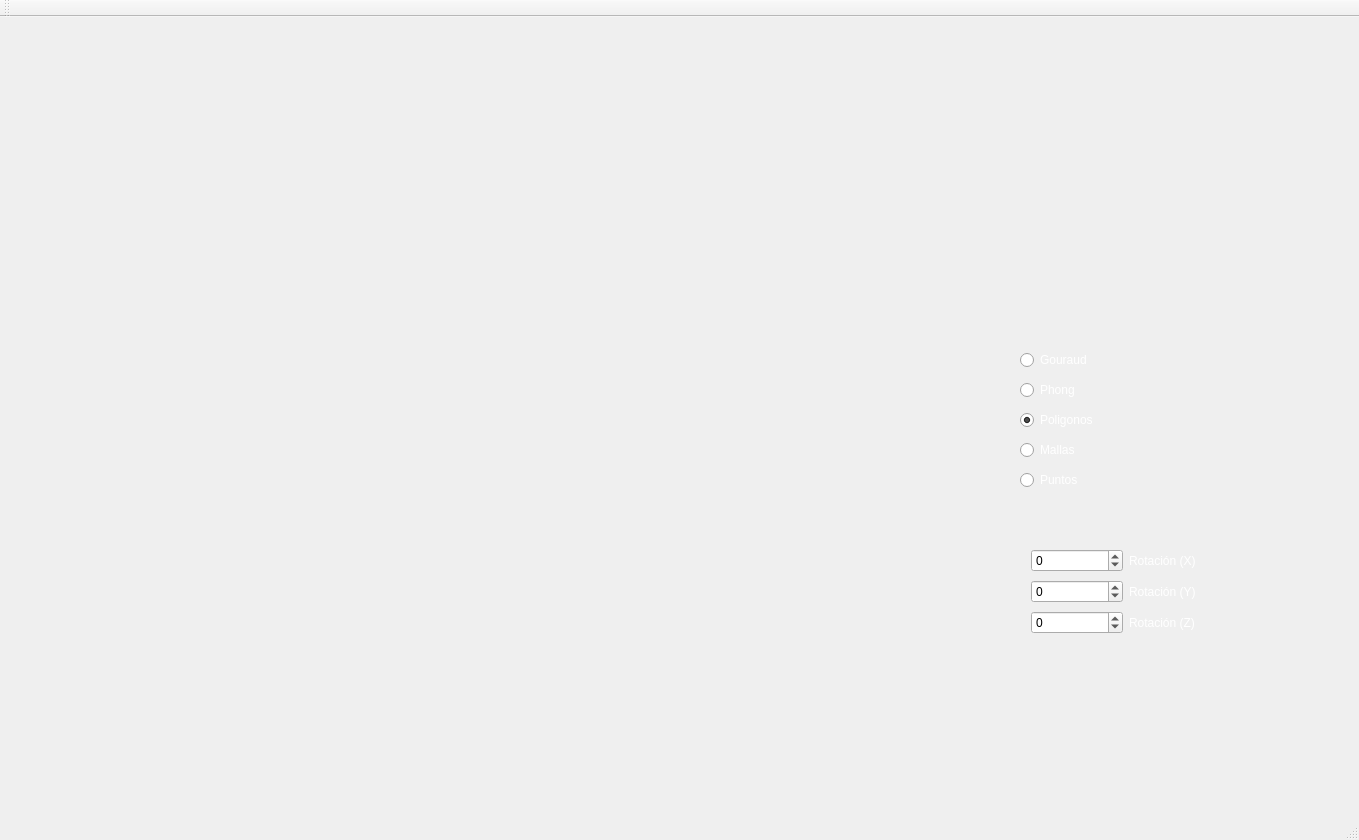
<?xml version="1.0" encoding="UTF-8"?>
<ui version="4.0">
 <class>MainWindow</class>
 <widget class="QMainWindow" name="MainWindow">
  <property name="geometry">
   <rect>
    <x>0</x>
    <y>0</y>
    <width>1359</width>
    <height>840</height>
   </rect>
  </property>
  <property name="windowTitle">
   <string>MainWindow</string>
  </property>
  <widget class="QWidget" name="centralWidget">
   <widget class="QWidget" name="verticalLayoutWidget">
    <property name="geometry">
     <rect>
      <x>1020</x>
      <y>520</y>
      <width>211</width>
      <height>109</height>
     </rect>
    </property>
    <layout class="QVBoxLayout" name="verticalLayout">
     <item>
      <layout class="QHBoxLayout" name="horizontalLayout_5">
       <item>
        <widget class="QSpinBox" name="spinBox_4">
         <property name="minimum">
          <number>-360</number>
         </property>
         <property name="maximum">
          <number>360</number>
         </property>
         <property name="singleStep">
          <number>12</number>
         </property>
        </widget>
       </item>
       <item>
        <widget class="QLabel" name="label_6">
         <property name="palette">
          <palette>
           <active>
            <colorrole role="WindowText">
             <brush brushstyle="SolidPattern">
              <color alpha="255">
               <red>255</red>
               <green>255</green>
               <blue>255</blue>
              </color>
             </brush>
            </colorrole>
           </active>
           <inactive>
            <colorrole role="WindowText">
             <brush brushstyle="SolidPattern">
              <color alpha="255">
               <red>255</red>
               <green>255</green>
               <blue>255</blue>
              </color>
             </brush>
            </colorrole>
           </inactive>
           <disabled>
            <colorrole role="WindowText">
             <brush brushstyle="SolidPattern">
              <color alpha="255">
               <red>190</red>
               <green>190</green>
               <blue>190</blue>
              </color>
             </brush>
            </colorrole>
           </disabled>
          </palette>
         </property>
         <property name="text">
          <string>Rotación (X)</string>
         </property>
        </widget>
       </item>
      </layout>
     </item>
     <item>
      <layout class="QHBoxLayout" name="horizontalLayout_4">
       <item>
        <widget class="QSpinBox" name="spinBox_3">
         <property name="minimum">
          <number>-360</number>
         </property>
         <property name="maximum">
          <number>360</number>
         </property>
         <property name="singleStep">
          <number>12</number>
         </property>
        </widget>
       </item>
       <item>
        <widget class="QLabel" name="label_4">
         <property name="palette">
          <palette>
           <active>
            <colorrole role="WindowText">
             <brush brushstyle="SolidPattern">
              <color alpha="255">
               <red>255</red>
               <green>255</green>
               <blue>255</blue>
              </color>
             </brush>
            </colorrole>
           </active>
           <inactive>
            <colorrole role="WindowText">
             <brush brushstyle="SolidPattern">
              <color alpha="255">
               <red>255</red>
               <green>255</green>
               <blue>255</blue>
              </color>
             </brush>
            </colorrole>
           </inactive>
           <disabled>
            <colorrole role="WindowText">
             <brush brushstyle="SolidPattern">
              <color alpha="255">
               <red>190</red>
               <green>190</green>
               <blue>190</blue>
              </color>
             </brush>
            </colorrole>
           </disabled>
          </palette>
         </property>
         <property name="text">
          <string>Rotación (Y)</string>
         </property>
        </widget>
       </item>
      </layout>
     </item>
     <item>
      <layout class="QHBoxLayout" name="horizontalLayout_6">
       <item>
        <widget class="QSpinBox" name="spinBox_5">
         <property name="minimum">
          <number>-360</number>
         </property>
         <property name="maximum">
          <number>360</number>
         </property>
         <property name="singleStep">
          <number>12</number>
         </property>
        </widget>
       </item>
       <item>
        <widget class="QLabel" name="label_8">
         <property name="palette">
          <palette>
           <active>
            <colorrole role="WindowText">
             <brush brushstyle="SolidPattern">
              <color alpha="255">
               <red>255</red>
               <green>255</green>
               <blue>255</blue>
              </color>
             </brush>
            </colorrole>
           </active>
           <inactive>
            <colorrole role="WindowText">
             <brush brushstyle="SolidPattern">
              <color alpha="255">
               <red>255</red>
               <green>255</green>
               <blue>255</blue>
              </color>
             </brush>
            </colorrole>
           </inactive>
           <disabled>
            <colorrole role="WindowText">
             <brush brushstyle="SolidPattern">
              <color alpha="255">
               <red>190</red>
               <green>190</green>
               <blue>190</blue>
              </color>
             </brush>
            </colorrole>
           </disabled>
          </palette>
         </property>
         <property name="text">
          <string>Rotación (Z)</string>
         </property>
        </widget>
       </item>
      </layout>
     </item>
    </layout>
   </widget>
   <widget class="QWidget" name="widget" native="true">
    <property name="geometry">
     <rect>
      <x>10</x>
      <y>10</y>
      <width>991</width>
      <height>751</height>
     </rect>
    </property>
   </widget>
   <widget class="QRadioButton" name="radioButton">
    <property name="geometry">
     <rect>
      <x>1020</x>
      <y>450</y>
      <width>133</width>
      <height>26</height>
     </rect>
    </property>
    <property name="palette">
     <palette>
      <active>
       <colorrole role="WindowText">
        <brush brushstyle="SolidPattern">
         <color alpha="255">
          <red>255</red>
          <green>255</green>
          <blue>255</blue>
         </color>
        </brush>
       </colorrole>
      </active>
      <inactive>
       <colorrole role="WindowText">
        <brush brushstyle="SolidPattern">
         <color alpha="255">
          <red>255</red>
          <green>255</green>
          <blue>255</blue>
         </color>
        </brush>
       </colorrole>
      </inactive>
      <disabled>
       <colorrole role="WindowText">
        <brush brushstyle="SolidPattern">
         <color alpha="255">
          <red>190</red>
          <green>190</green>
          <blue>190</blue>
         </color>
        </brush>
       </colorrole>
      </disabled>
     </palette>
    </property>
    <property name="text">
     <string>Puntos</string>
    </property>
   </widget>
   <widget class="QRadioButton" name="radioButton_2">
    <property name="geometry">
     <rect>
      <x>1020</x>
      <y>420</y>
      <width>133</width>
      <height>26</height>
     </rect>
    </property>
    <property name="palette">
     <palette>
      <active>
       <colorrole role="WindowText">
        <brush brushstyle="SolidPattern">
         <color alpha="255">
          <red>255</red>
          <green>255</green>
          <blue>255</blue>
         </color>
        </brush>
       </colorrole>
      </active>
      <inactive>
       <colorrole role="WindowText">
        <brush brushstyle="SolidPattern">
         <color alpha="255">
          <red>255</red>
          <green>255</green>
          <blue>255</blue>
         </color>
        </brush>
       </colorrole>
      </inactive>
      <disabled>
       <colorrole role="WindowText">
        <brush brushstyle="SolidPattern">
         <color alpha="255">
          <red>190</red>
          <green>190</green>
          <blue>190</blue>
         </color>
        </brush>
       </colorrole>
      </disabled>
     </palette>
    </property>
    <property name="text">
     <string>Mallas</string>
    </property>
    <property name="checked">
     <bool>false</bool>
    </property>
   </widget>
   <widget class="QRadioButton" name="radioButton_3">
    <property name="geometry">
     <rect>
      <x>1020</x>
      <y>360</y>
      <width>133</width>
      <height>26</height>
     </rect>
    </property>
    <property name="palette">
     <palette>
      <active>
       <colorrole role="WindowText">
        <brush brushstyle="SolidPattern">
         <color alpha="255">
          <red>255</red>
          <green>255</green>
          <blue>255</blue>
         </color>
        </brush>
       </colorrole>
      </active>
      <inactive>
       <colorrole role="WindowText">
        <brush brushstyle="SolidPattern">
         <color alpha="255">
          <red>255</red>
          <green>255</green>
          <blue>255</blue>
         </color>
        </brush>
       </colorrole>
      </inactive>
      <disabled>
       <colorrole role="WindowText">
        <brush brushstyle="SolidPattern">
         <color alpha="255">
          <red>190</red>
          <green>190</green>
          <blue>190</blue>
         </color>
        </brush>
       </colorrole>
      </disabled>
     </palette>
    </property>
    <property name="text">
     <string>Phong</string>
    </property>
   </widget>
   <widget class="QRadioButton" name="radioButton_4">
    <property name="geometry">
     <rect>
      <x>1020</x>
      <y>330</y>
      <width>133</width>
      <height>26</height>
     </rect>
    </property>
    <property name="palette">
     <palette>
      <active>
       <colorrole role="WindowText">
        <brush brushstyle="SolidPattern">
         <color alpha="255">
          <red>255</red>
          <green>255</green>
          <blue>255</blue>
         </color>
        </brush>
       </colorrole>
      </active>
      <inactive>
       <colorrole role="WindowText">
        <brush brushstyle="SolidPattern">
         <color alpha="255">
          <red>255</red>
          <green>255</green>
          <blue>255</blue>
         </color>
        </brush>
       </colorrole>
      </inactive>
      <disabled>
       <colorrole role="WindowText">
        <brush brushstyle="SolidPattern">
         <color alpha="255">
          <red>190</red>
          <green>190</green>
          <blue>190</blue>
         </color>
        </brush>
       </colorrole>
      </disabled>
     </palette>
    </property>
    <property name="text">
     <string>Gouraud</string>
    </property>
    <property name="checked">
     <bool>false</bool>
    </property>
   </widget>
   <widget class="QRadioButton" name="radioButton_5">
    <property name="geometry">
     <rect>
      <x>1020</x>
      <y>390</y>
      <width>133</width>
      <height>26</height>
     </rect>
    </property>
    <property name="palette">
     <palette>
      <active>
       <colorrole role="WindowText">
        <brush brushstyle="SolidPattern">
         <color alpha="255">
          <red>255</red>
          <green>255</green>
          <blue>255</blue>
         </color>
        </brush>
       </colorrole>
      </active>
      <inactive>
       <colorrole role="WindowText">
        <brush brushstyle="SolidPattern">
         <color alpha="255">
          <red>255</red>
          <green>255</green>
          <blue>255</blue>
         </color>
        </brush>
       </colorrole>
      </inactive>
      <disabled>
       <colorrole role="WindowText">
        <brush brushstyle="SolidPattern">
         <color alpha="255">
          <red>190</red>
          <green>190</green>
          <blue>190</blue>
         </color>
        </brush>
       </colorrole>
      </disabled>
     </palette>
    </property>
    <property name="text">
     <string>Poligonos</string>
    </property>
    <property name="checked">
     <bool>true</bool>
    </property>
   </widget>
  </widget>
  <widget class="QMenuBar" name="menuBar">
   <property name="geometry">
    <rect>
     <x>0</x>
     <y>0</y>
     <width>1359</width>
     <height>25</height>
    </rect>
   </property>
  </widget>
  <widget class="QToolBar" name="mainToolBar">
   <attribute name="toolBarArea">
    <enum>TopToolBarArea</enum>
   </attribute>
   <attribute name="toolBarBreak">
    <bool>false</bool>
   </attribute>
  </widget>
  <widget class="QStatusBar" name="statusBar"/>
 </widget>
 <layoutdefault spacing="6" margin="11"/>
 <resources/>
 <connections>
  <connection>
   <sender>spinBox_4</sender>
   <signal>valueChanged(int)</signal>
   <receiver>MainWindow</receiver>
   <slot>RotateX(int)</slot>
   <hints>
    <hint type="sourcelabel">
     <x>1065</x>
     <y>590</y>
    </hint>
    <hint type="destinationlabel">
     <x>606</x>
     <y>215</y>
    </hint>
   </hints>
  </connection>
  <connection>
   <sender>spinBox_3</sender>
   <signal>valueChanged(int)</signal>
   <receiver>MainWindow</receiver>
   <slot>RotateY(int)</slot>
   <hints>
    <hint type="sourcelabel">
     <x>1022</x>
     <y>632</y>
    </hint>
    <hint type="destinationlabel">
     <x>344</x>
     <y>319</y>
    </hint>
   </hints>
  </connection>
  <connection>
   <sender>spinBox_5</sender>
   <signal>valueChanged(int)</signal>
   <receiver>MainWindow</receiver>
   <slot>RotateZ(int)</slot>
   <hints>
    <hint type="sourcelabel">
     <x>1033</x>
     <y>670</y>
    </hint>
    <hint type="destinationlabel">
     <x>314</x>
     <y>375</y>
    </hint>
   </hints>
  </connection>
  <connection>
   <sender>radioButton</sender>
   <signal>clicked()</signal>
   <receiver>MainWindow</receiver>
   <slot>Puntos()</slot>
   <hints>
    <hint type="sourcelabel">
     <x>1107</x>
     <y>519</y>
    </hint>
    <hint type="destinationlabel">
     <x>1220</x>
     <y>447</y>
    </hint>
   </hints>
  </connection>
  <connection>
   <sender>radioButton_3</sender>
   <signal>clicked()</signal>
   <receiver>MainWindow</receiver>
   <slot>Phong()</slot>
   <hints>
    <hint type="sourcelabel">
     <x>1136</x>
     <y>421</y>
    </hint>
    <hint type="destinationlabel">
     <x>1239</x>
     <y>398</y>
    </hint>
   </hints>
  </connection>
  <connection>
   <sender>radioButton_4</sender>
   <signal>clicked()</signal>
   <receiver>MainWindow</receiver>
   <slot>Gouraud()</slot>
   <hints>
    <hint type="sourcelabel">
     <x>1094</x>
     <y>387</y>
    </hint>
    <hint type="destinationlabel">
     <x>1140</x>
     <y>326</y>
    </hint>
   </hints>
  </connection>
  <connection>
   <sender>radioButton_2</sender>
   <signal>clicked()</signal>
   <receiver>MainWindow</receiver>
   <slot>Mallas()</slot>
   <hints>
    <hint type="sourcelabel">
     <x>1152</x>
     <y>479</y>
    </hint>
    <hint type="destinationlabel">
     <x>1212</x>
     <y>479</y>
    </hint>
   </hints>
  </connection>
  <connection>
   <sender>radioButton_5</sender>
   <signal>clicked()</signal>
   <receiver>MainWindow</receiver>
   <slot>Poligonos()</slot>
   <hints>
    <hint type="sourcelabel">
     <x>1150</x>
     <y>446</y>
    </hint>
    <hint type="destinationlabel">
     <x>1247</x>
     <y>363</y>
    </hint>
   </hints>
  </connection>
 </connections>
 <slots>
  <slot>RotateX(int)</slot>
  <slot>RotateY(int)</slot>
  <slot>RotateZ(int)</slot>
  <slot>Poligonos()</slot>
  <slot>Puntos()</slot>
  <slot>Phong()</slot>
  <slot>Gouraud()</slot>
  <slot>Mallas()</slot>
 </slots>
</ui>
